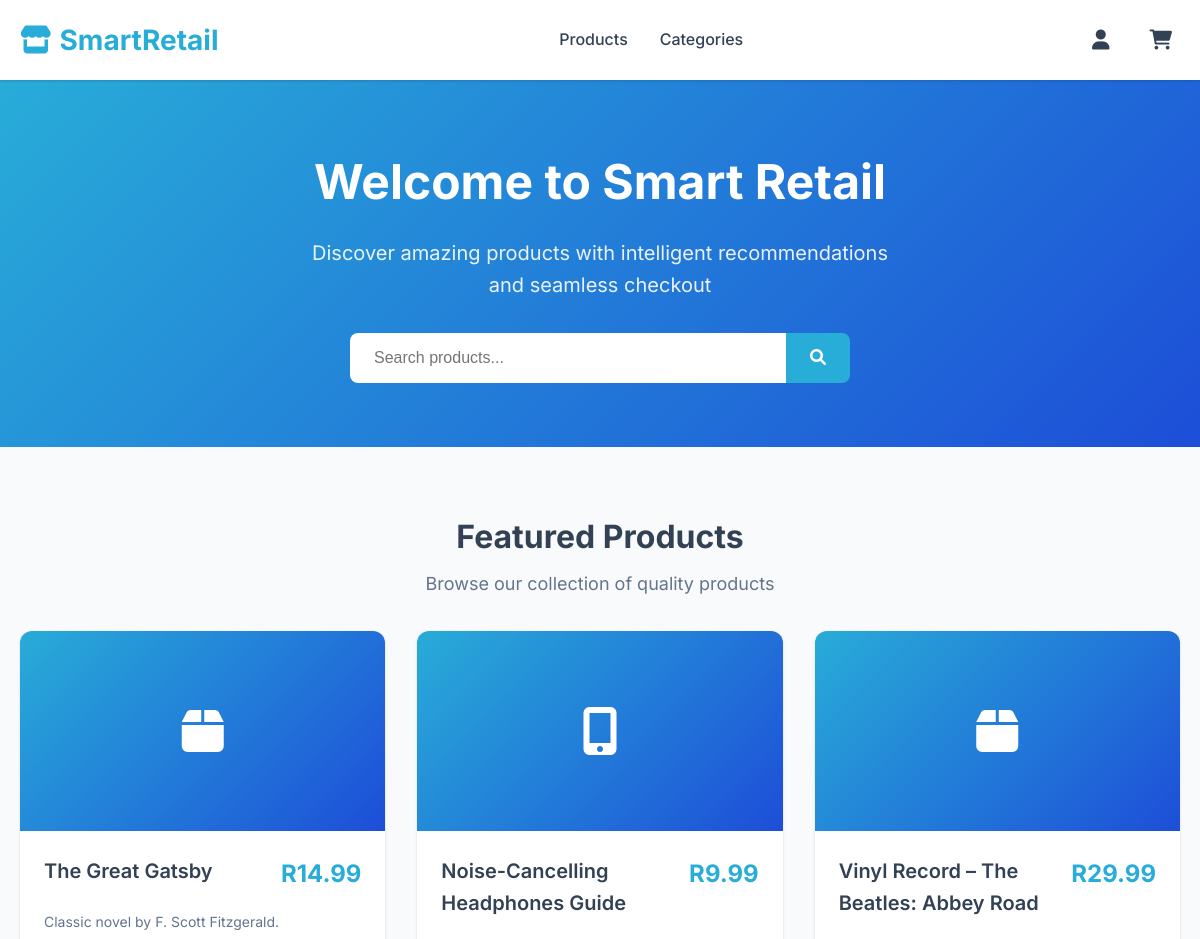
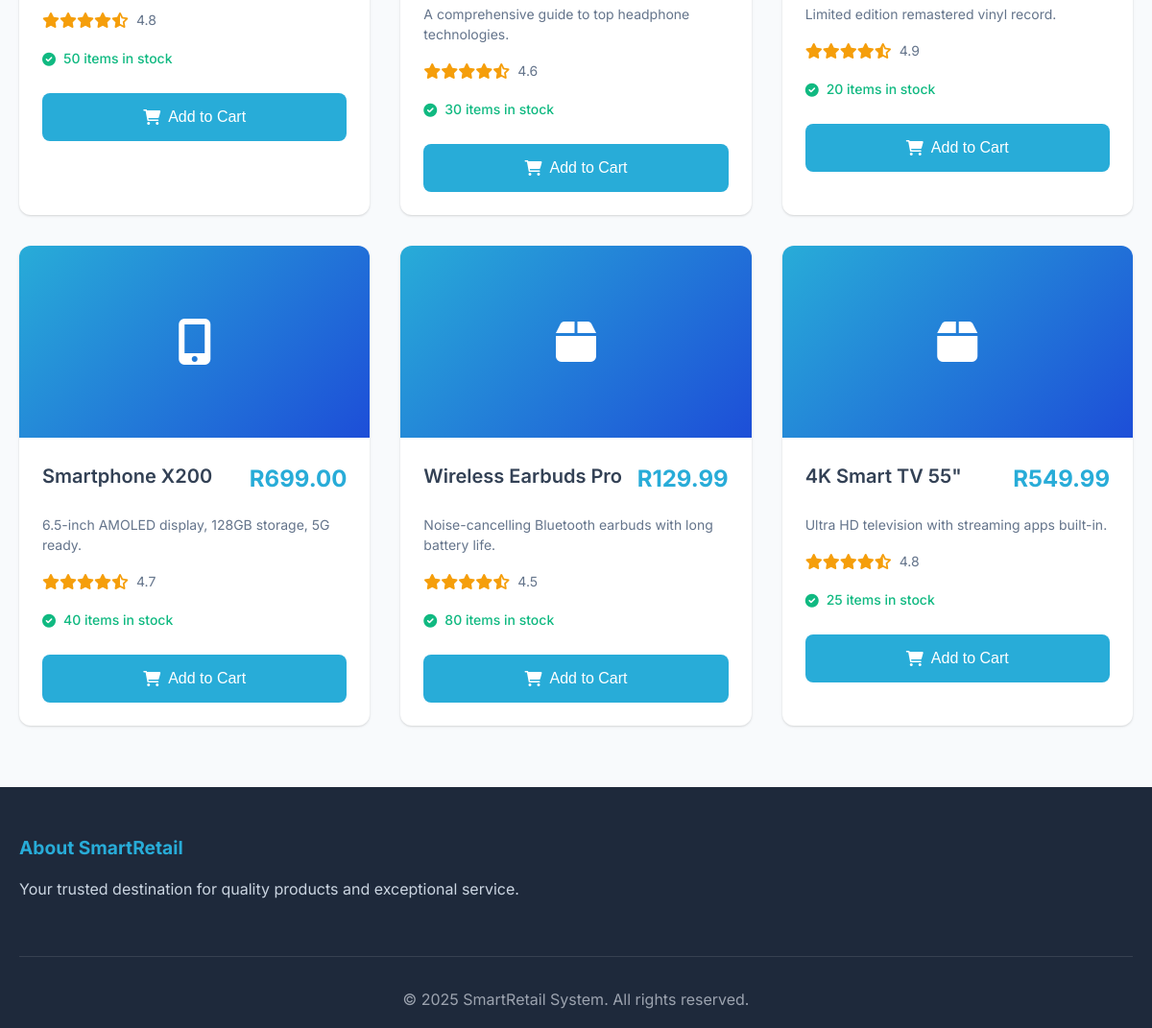
The page / on the database its author committed (2 pictures, top to bottom).
### tables this page shows
CREATE TABLE products (
    id INT UNSIGNED AUTO_INCREMENT PRIMARY KEY,
    name VARCHAR(255) NOT NULL,
    description TEXT,
    price DECIMAL(10,2) NOT NULL,
    image VARCHAR(255),
    category_id INT UNSIGNED,
    stock_quantity INT DEFAULT 0,
    rating DECIMAL(3,2) DEFAULT 0.00,
    created_at TIMESTAMP DEFAULT CURRENT_TIMESTAMP,
    updated_at TIMESTAMP DEFAULT CURRENT_TIMESTAMP ON UPDATE CURRENT_TIMESTAMP,
    FOREIGN KEY (category_id) REFERENCES categories(id)
        ON DELETE SET NULL
        ON UPDATE CASCADE
);

### models/Product.php (called while the page is built, shortened)
<?php
class Product {
    private $conn;
    public function __construct($db) {
        $this->conn = $db;
    }
    public function getAllProductsWithCategory() {
        $query = "SELECT
                p.id as product_id,
                p.name,
                p.description,
                p.price,
                p.stock_quantity,
                p.rating,
                p.image,
                p.created_at,
                c.id as category_id,
                c.name as category_name
              FROM products p
              LEFT JOIN categories c ON p.category_id = c.id
              ORDER BY p.created_at DESC";
        $stmt = $this->conn->prepare($query);
        $stmt->execute();
        return $stmt->fetchAll(PDO::FETCH_ASSOC);
    }
    public static function getProductIcon($productName) {
        $name = strtolower($productName);
        if (strpos($name, 'phone') !== false) return 'fas fa-mobile-alt';
        return 'fas fa-box';
    }
}
?>

### index.php (the view, shortened to what this page needs)
<?php
require_once 'models/Product.php';
try {
    $database = new Database();
    $db = $database->getConnection();
    $productModel = new Product($db);
} catch (Exception $e) {
    error_log("Database connection failed: " . $e->getMessage());
    $productModel = null;
}
if ($productModel) {
    try {
        $products_data = $productModel->getAllProductsWithCategory();
        $featured_products = [];
        $count = 0;
        foreach ($products_data as $row) {
            if ($count >= 6) break;
            $row['icon'] = Product::getProductIcon($row['name']);
            $row['rating'] = $row['rating'] ?? 4.5;
            $row['stock'] = $row['stock_quantity'] ?? 10;
            $featured_products[] = $row;
            $count++;
        }
    } catch (Exception $e) {
        error_log("Error fetching products: " . $e->getMessage());
        $featured_products = getDemoProducts();
    }
} else {
    $featured_products = getDemoProducts();
}
?>
<!DOCTYPE html>
<html lang="en">
<head>
    <link rel="stylesheet" href="assets/css/style.min.css">
    <link href="https://cdnjs.cloudflare.com/ajax/libs/font-awesome/6.0.0/css/all.min.css" rel="stylesheet">
</head>
<body>
     <header class="header">
        <div class="container">
            <div class="header-content">
                <a href="/" class="logo">
                    <i class="fas fa-store"></i>
                    SmartRetail
                </a>
                <nav>
                    <ul class="nav-links">
                        <li><a href="#">Products</a></li>
                        <li><a href="#">Categories</a></li>
                    </ul>
                </nav>
                <div class="header-actions">
                    <?php if (isset($_SESSION['user_id'])): ?>
                        <a href="dashboard.php" class="cart-icon" title="Dashboard">
                            <i class="fas fa-user"></i>
                        </a>
                    <?php else: ?>
                        <a href="login.php" class="cart-icon" title="Login">
                            <i class="fas fa-user"></i>
                        </a>
                    <?php endif; ?>
                    <a href="<?php echo isset($_SESSION['user_id']) ? 'views/cart/cart.php' : 'login.php'; ?>" class="cart-icon" title="Shopping Cart">
                        <i class="fas fa-shopping-cart"></i>
                    </a>
                </div>
            </div>
        </div>
    </header>
    <section class="hero-section">
        <div class="container">
            <div class="hero-content">
                <h1>Welcome to Smart Retail</h1>
                <p>Discover amazing products with intelligent recommendations and seamless checkout</p>
                <div class="search-container">
                    <form action="views/products/products.php" method="GET" class="search-form">
                        <input type="text" name="search" placeholder="Search products..." class="search-input">
                        <button type="submit" class="search-button">
                            <i class="fas fa-search"></i>
                        </button>
                    </form>
                </div>
            </div>
        </div>
    </section>
    <section class="products-section">
        <div class="container">
            <div class="section-header">
                <h2>Featured Products</h2>
                <p>Browse our collection of quality products</p>
            </div>
            <div class="products-grid">
                <?php foreach ($featured_products as $product):
                    $product_name = $product['name'];
                    $product_price = $product['price'];
                    $product_icon = $product['icon'];
                    $product_rating = $product['rating'] ?? 4.5;
                    $product_stock = $product['stock_quantity'] ?? $product['stock'] ?? 10;
                    $product_description = $product['description'] ?? 'Quality product from our collection.';
                ?>
                <div class="product-card">
                    <div class="product-icon">
                        <i class="<?php echo $product_icon; ?>"></i>
                    </div>
                    <div class="product-info">
                        <div class="product-header">
                            <h3 class="product-name"><?php echo htmlspecialchars($product_name); ?></h3>
                            <div class="product-price">R<?php echo number_format($product_price, 2); ?></div>
                        </div>
                        <p class="product-description"><?php echo htmlspecialchars($product_description); ?></p>
                        <div class="product-rating">
                            <div class="rating-stars">
                                <?php
                                $fullStars = floor($product_rating);
                                $hasHalfStar = ($product_rating - $fullStars) >= 0.5;
                                for ($i = 1; $i <= 5; $i++) {
                                    if ($i <= $fullStars) {
                                        echo '<i class="fas fa-star"></i>';
                                    } elseif ($i == $fullStars + 1 && $hasHalfStar) {
                                        echo '<i class="fas fa-star-half-alt"></i>';
                                    } else {
                                        echo '<i class="far fa-star"></i>';
                                    }
                                }
                                ?>
                            </div>
                            <span class="rating-value"><?php echo number_format($product_rating, 1); ?></span>
                        </div>
                        <div class="product-stock">
                            <i class="fas fa-check-circle"></i>
                            <?php echo $product_stock; ?> items in stock
                        </div>
                        <form method="POST" style="width: 100%;">
                            <button type="submit" name="add_to_cart" class="btn btn-primary" style="width: 100%; justify-content: center; padding: 1rem; font-size: 1rem;">
                                <i class="fas fa-shopping-cart"></i>
                                Add to Cart
                            </button>
                        </form>
                    </div>
                </div>
                <?php endforeach; ?>
            </div>
        </div>
    </section>
    <footer class="footer">
        <div class="container">
            <div class="footer-content">
                <div class="footer-section">
                    <h3>About SmartRetail</h3>
                    <p>Your trusted destination for quality products and exceptional service.</p>
                </div>
            </div>
            <div class="footer-bottom">
                <p>&copy; <?php echo date('Y'); ?> SmartRetail System. All rights reserved.</p>
            </div>
        </div>
    </footer>
</body>
</html>

### rows shown on the page
products: name "The Great Gatsby", price "14.99", description "Classic novel by F. Scott Fitzgerald.", rating "4.8", stock_quantity "50"
products: name "Noise-Cancelling Headphones Guide", price "9.99", description "A comprehensive guide to top headphone technologies.", rating "4.6", stock_quantity "30"
products: name "Vinyl Record – The Beatles: Abbey Road", price "29.99", description "Limited edition remastered vinyl record.", rating "4.9", stock_quantity "20"
products: name "Smartphone X200", price "699.00", description "6.5-inch AMOLED display, 128GB storage, 5G ready.", rating "4.7", stock_quantity "40"
products: name "Wireless Earbuds Pro", price "129.99", description "Noise-cancelling Bluetooth earbuds with long battery life.", rating "4.5", stock_quantity "80"
products: name "4K Smart TV 55\"", price "549.99", description "Ultra HD television with streaming apps built-in.", rating "4.8", stock_quantity "25"
